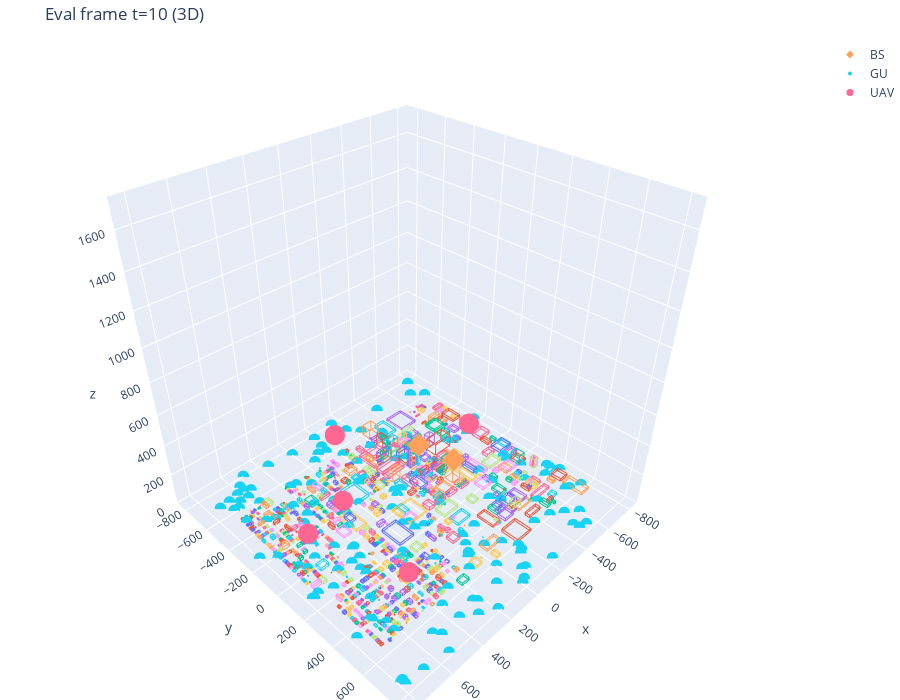

Here is the notebook cell this chart was saved with:
### Code cell
t = 10
gu_xyz = cache["gu_xyz"][t]
uav_xyz = cache["uav_xyz"][t]

# 2D
visualize_scene_2d(CFG_PATH, gu_xyz=gu_xyz, uav_xyz=uav_xyz, title=f"Eval frame t={t} (2D)")

# 3D
fig = visualize_scene_3d(CFG_PATH, gu_xyz=gu_xyz, uav_xyz=uav_xyz, title=f"Eval frame t={t} (3D)")
fig
